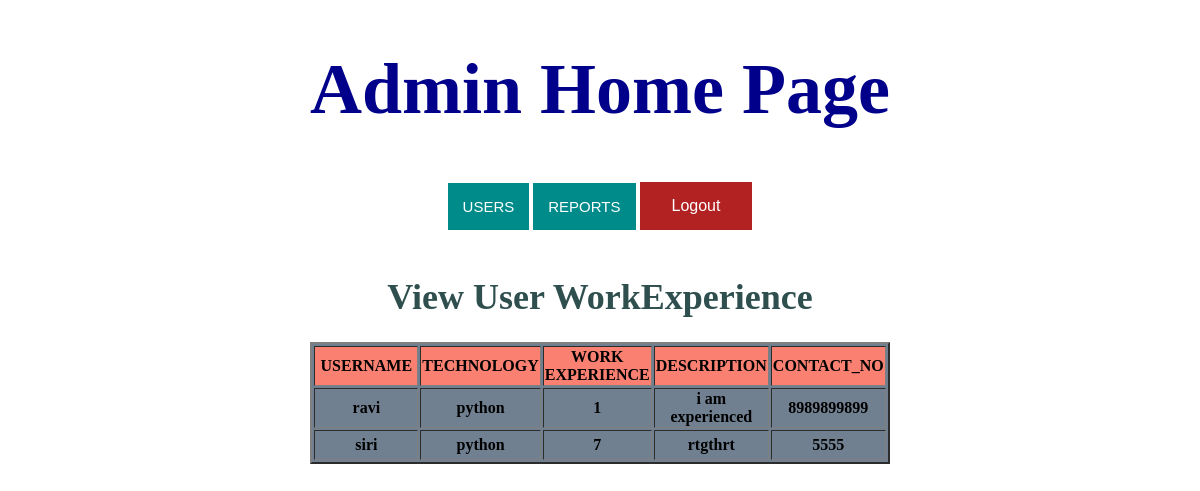
The page /viewuserworkexperience/ on the database its author committed.
### cewn/models.py (models this page shows)
class WorkExperience(models.Model):
    username = models.CharField(max_length=30)
    technology = models.CharField(max_length=30)
    workExperience = models.CharField(max_length=10)
    description = models.CharField(max_length=30)
    contact_no = models.IntegerField()

### templates/Adminview/viewuserworkexperience.html (shortened to what this page needs)
<!DOCTYPE html>
<html lang="en">
<head>
</head>
<body>
{% include "Adminview/admin_menu.html" %}<br>
<h1 style="font-size:3vw"; align="center" ><font color="#2f4f4f">View  User WorkExperience</font></h1>
{% if object_list %}
<table align="center" border="2" bgcolor="#708090">
    <tr bgcolor="#fa8072" height="30">
        <th width="100">USERNAME</th>
        <th width="100">TECHNOLOGY</th>
        <th width="100">WORK EXPERIENCE</th>
        <th width="100">DESCRIPTION</th>
        <th width="100">CONTACT_NO</th>
    </tr>
    {% for x in object_list %}
        <tr height="30">
        <th width="100">{{x.username}}</th>
        <th width="100">{{ x.technology}}</th>
        <th width="100">{{ x.workExperience}}</th>
        <th width="100">{{ x.description}}</th>
        <th width="100">{{ x.contact_no}}</th>
        </tr>
    {% endfor %}
</table>
{% else %}
<h3 align="center"><font color="#8a2be2">No Information Available</font> </h3>
{% endif %}
</body>
</html>

### rows shown on the page
WorkExperience: username "ravi", technology "python", workExperience "1", description "i am experienced", contact_no "8989899899"
WorkExperience: username "siri", technology "python", workExperience "7", description "rtgthrt", contact_no "5555"
